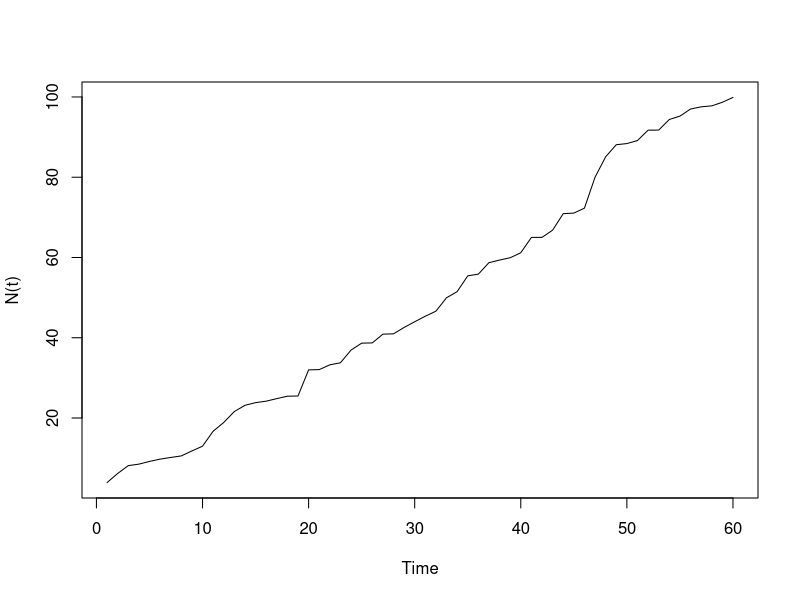
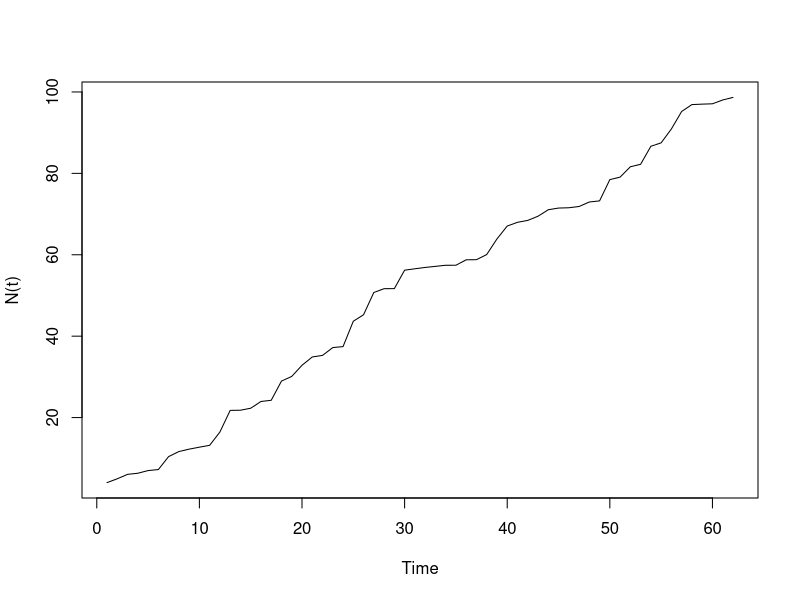
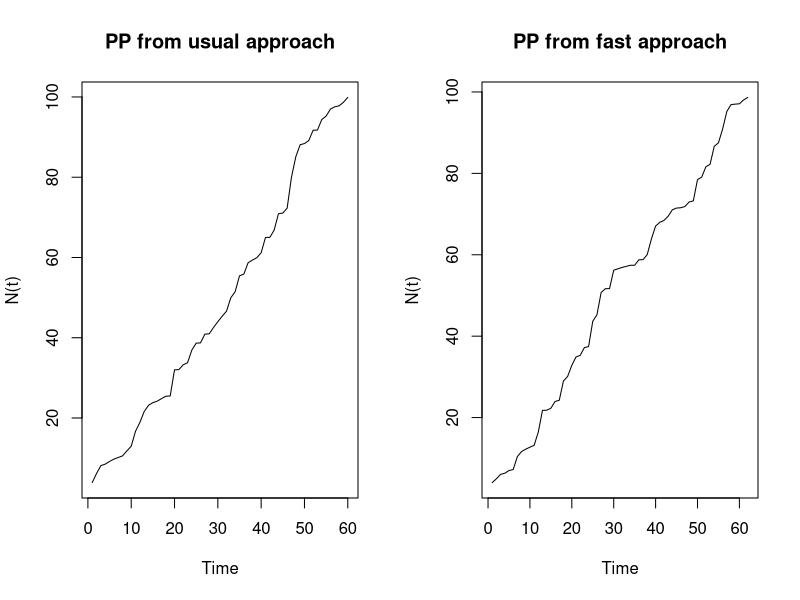
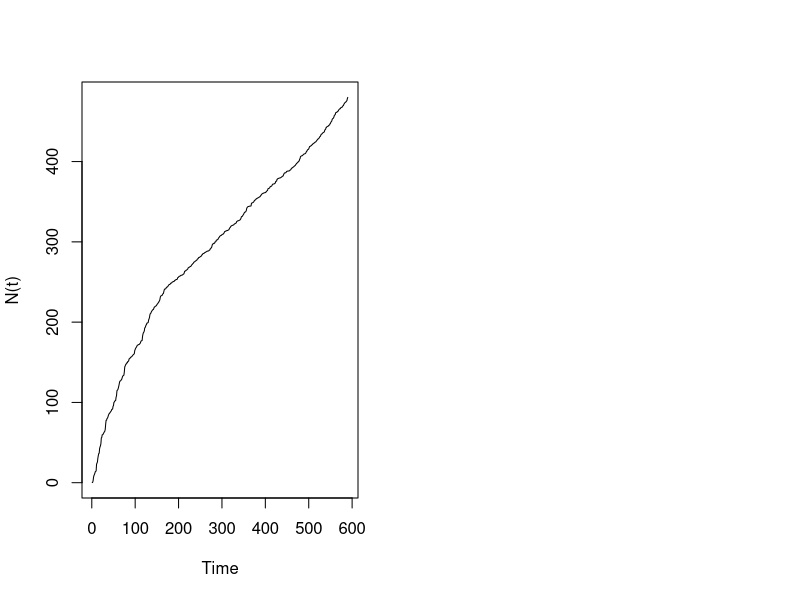

These charts were generated, in order, by the following R code: (Note: this script raises an error after producing the figures.)
# Poisson Process  
# 1. Homogeneous Poisson Process
  # Method1: Usual Approach
  # Method2: Fast Approach
# 2. Non-homogeneous Poisson Process
  # Method1: Usual Approach
  # Method2: Fast Approach

# 1. Homogeneous Poisson Process -----------------------------------

# Method 1
PP1 <- function(lambda, Time)
  # lambda: Poisson process rate
  # Time: Ending time
{
  # I: Index of event
  # S: Event time
  t <- I <- 0
  S <- NULL
  
  while (t <= Time)
  {
    t <- t + rexp(1, rate=lambda)
    if (t > Time) break
    I <- I + 1
    S <- rbind(S, c(I,t))
  }
  return(S)
}

pp1 <- PP1(0.5, 100)
plot(pp1, type='l', xlab='Time', ylab='N(t)')


# Method 2 (Conditioning)
PP2 <- function(lambda, Time)
  # lambda: Poisson process rate
  # Time: Ending time
{
  N <- rpois(1, (lambda*Time))
  St <- runif(N) * Time
  St <- sort(St)
  S <- cbind(1:N, St)	
  return(S)
}

pp2 = PP2(0.5, 100)
plot(pp2, type='l', xlab='Time', ylab='N(t)')



par(mfrow=c(1,2))
plot(pp1, type='l', xlab='Time', ylab='N(t)'); title('PP from usual approach')
plot(pp2, type='l', xlab='Time', ylab='N(t)'); title('PP from fast approach')



# 2. Nonomogeneous Poisson Process-----------------------------------------

# Intensity function
lambda.t <- function(t)
{
  tt <- t %% 480
  rate <- numeric(length(tt))
  rate[tt >= 0 & tt <= 120] <- 0.5
  rate[tt > 120 & tt <= 240] <- 1
  rate[tt > 240 & tt <= 360] <- 2
  rate[tt > 360 && tt <= 480] <- 1.5
  return(rate)
} 


# Method 1
NPP1 <- function(lambda, Time)
  # lambda: Maximum intensity function value in time interval [0,T]
  # T: Ending time
{
  # I: Index of event
  # S: Event time
  t <- I <- 0
  S <- NULL
  while (t <= Time)
  {
    t <- t + rexp(1,lambda)
    if (t > Time) break
    U = runif(1)
    if (U <= (lambda.t(t)/lambda))
    {
      I <- I + 1
      S <- rbind(S, c(I, t))
    } 
  }
  return(S)
}

npp1 <- NPP1(2, 480)
plot(npp1, type='l', xlab='Time', ylab='N(t)')



# Method2

NPP2 <- function(lambda, Time)
  # lambda: Poisson process rate
  # T: Ending time
{
  N <- rpois(1, (lambda*Time))
  St <- runif(N) * Time
  St <- sort(St)
  pt <- lambda.t(St) / lambda
  S <- St[runif(length(St))<= pt]
  return(cbind(S,1:length(S)))
}


npp2 <- NPP2(2, 480)
plot(npp2, type='l', xlab='Time', ylab='N(t)')


par(mforw=c(1,2))
plot(npp1, type='l', xlab='Time', ylab='N(t)'); title('NPP from usual approach')
plot(npp2, type='l', xlab='Time', ylab='N(t)'); title('NPP from fast approach')
